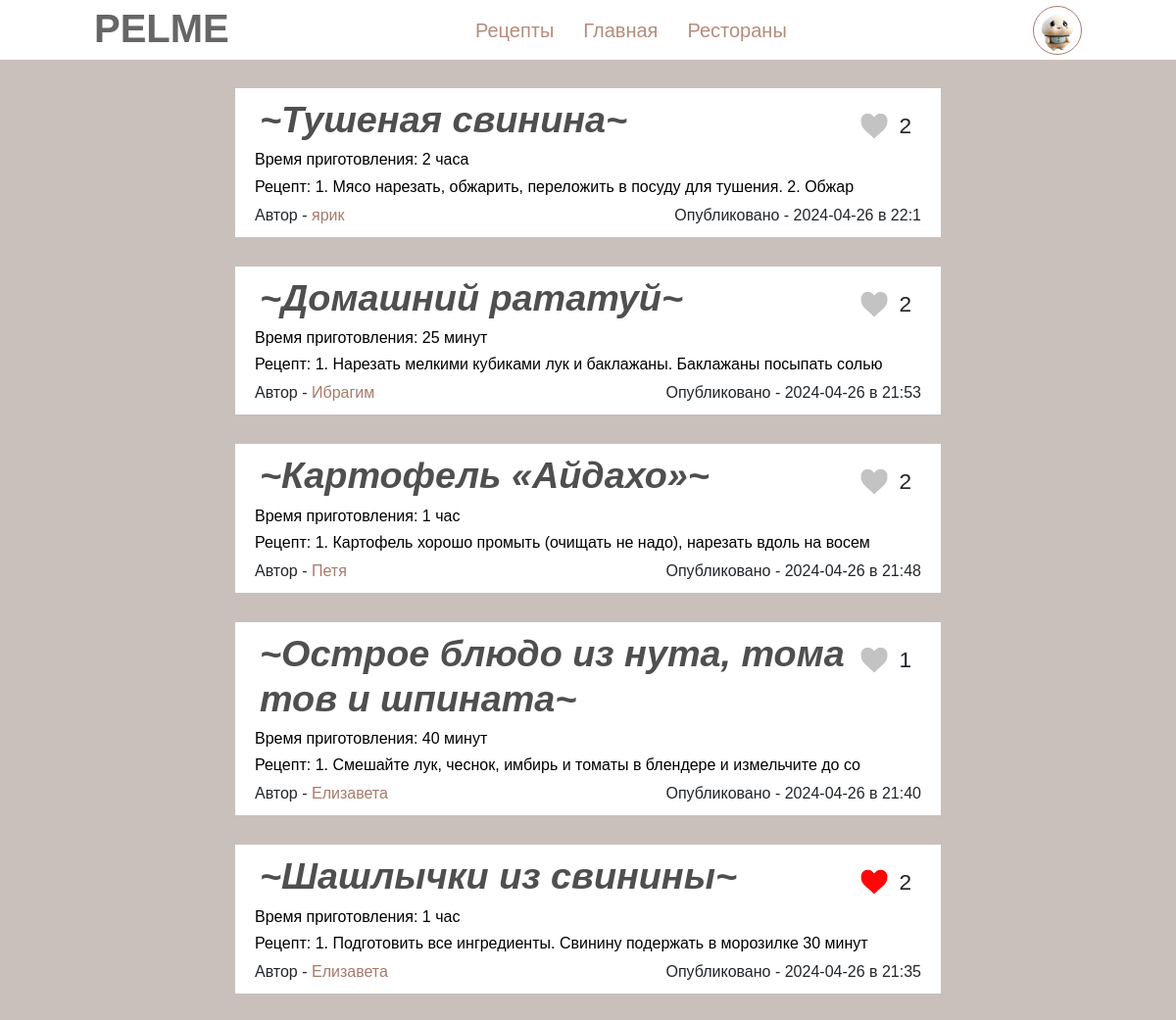
The page /recipes (signed in) on the database its author committed.
### data/users.py (models this page shows, shortened)
class User(SqlAlchemyBase, UserMixin):
    __tablename__ = 'users'
    id = sqlalchemy.Column(sqlalchemy.Integer, primary_key=True, autoincrement=True)
    name = sqlalchemy.Column(sqlalchemy.String, nullable=True)
    surname = sqlalchemy.Column(sqlalchemy.String, nullable=True)
    avatar = sqlalchemy.Column(sqlalchemy.String, nullable=True)
    email = sqlalchemy.Column(sqlalchemy.String, unique=True, nullable=True)
    level = sqlalchemy.Column(sqlalchemy.String, nullable=True)
    liked_recipes = sqlalchemy.Column(sqlalchemy.String, nullable=True)
    hashed_password = sqlalchemy.Column(sqlalchemy.String, nullable=True)
    modified_date = sqlalchemy.Column(sqlalchemy.DateTime, default=datetime.datetime.now)
    recipes = orm.relationship("Recipes", back_populates='user')

### data/recipes.py (models this page shows)
class Recipes(SqlAlchemyBase):
    __tablename__ = 'recipes'
    id = sqlalchemy.Column(sqlalchemy.Integer, primary_key=True, autoincrement=True)
    name = sqlalchemy.Column(sqlalchemy.String, nullable=True)
    text = sqlalchemy.Column(sqlalchemy.String, nullable=True)
    ingredients = sqlalchemy.Column(sqlalchemy.String, nullable=True)
    time = sqlalchemy.Column(sqlalchemy.String, nullable=True)
    photo = sqlalchemy.Column(sqlalchemy.String, nullable=True)
    count_likes = sqlalchemy.Column(sqlalchemy.String, nullable=True)
    users_likes = sqlalchemy.Column(sqlalchemy.String, nullable=True)
    modified_date = sqlalchemy.Column(sqlalchemy.DateTime, default=datetime.datetime.now)
    is_private = sqlalchemy.Column(sqlalchemy.Boolean, default=True)
    user_id = sqlalchemy.Column(sqlalchemy.Integer, sqlalchemy.ForeignKey("users.id"))
    user = orm.relationship('User')

### main.py (the view)
@app.route('/recipes')  # страница со всеми рецептами (сюда можно и неавторизированным пользователям)
def all_recipes():
    db_sess = db_session.create_session()
    recipes = db_sess.query(Recipes).filter(Recipes.is_private != True).order_by(Recipes.modified_date.desc()).all()
    list_liked_recipes = []
    if current_user.is_authenticated:  # а если все таки пользователь вошел, то показываем ему, что он лайкал
        list_liked_recipes = [int(i) for i in current_user.liked_recipes.split(',') if i != '']
    return render_template('recipes.html', title='Рецепты', recipes=recipes,
                           list_recipes=list_liked_recipes, db_sess=db_sess, user=User)

### data/db_session.py (called while the page is built)
def create_session() -> Session:
    global __factory
    return __factory()

### main.py (called while the page is built)
@login_manager.user_loader
def load_user(user_id):
    db_sess = db_session.create_session()
    return db_sess.query(User).get(user_id)

### templates/recipes.html (shortened to what this page needs)
{% extends "base.html" %}
{% block content %}
<link rel="stylesheet" href="static/css/recipes.css">
    <div class="cols">
        {% if current_user.is_authenticated and add_recipes %}
            <div class="title-button">
                <h1 class="title-my-recipes">Ваши рецепты</h1>
                <button class="btn-add-rec" type="button" onclick="location.href='create_recipes'">Добавить свой
                    рецепт</button>
            </div>
        {% else %}
            <div class="empty"></div>
        {% endif %}
        {% if recipes %}
            {% for item in recipes %}
                <div class="one-recipe">
                    <form class="form-btn" id="likes" action="/change_likes" method="post">
                        <div class="in-line">
                            <h1 class="name">~{{ item.name }}~</h1>
                            <div class="likes-inline">
                                {% if item.id in list_recipes %}
                                <button class="photo-btn-like"><img src="/static/images/red_heart.png"></button>
                                {% else %}
                                <button class="photo-btn-like"><img src="/static/images/grey_heart.png"></button>
                                {% endif %}
                                <div class="likes">{{ item.count_likes }}</div>
                            </div>
                        </div>
                    </form>
                    <form class="form-btn" id="reading" action="read_recipe/{{ item.id }}" method="post">
                        <button class="btn-read" type="submit"  name="submit" class="col">
                            <div class="fields">
                                <h6 class="time">Время приготовления: {{ item.time }}</h6>
                                <h6 class="recipe">Рецепт: {{ item.text[:70] }}</h6>
                            </div>
                        </button>
                    </form>
                    <form class="form-author" id="show-profile" action="profile_user_recipe/{{ item.user_id }}" method="post">
                        <div class="author-date">
                            <div class="author">Автор - <button class="link" type="submit" >{{ item.user.name }}</button></div>
                            <div class="date">
                                Опубликовано - {{ item.modified_date.date() }} в {{ item.modified_date.hour }}:{{ item.modified_date.minute }}
                            </div>
                        </div>
                    </form>
                </div>
            {% endfor %}
        {% else %}
            <h5 class="not-recipes"> Пусто :( </h5>
        {% endif %}
    </div>
{% endblock %}

### templates/base.html (shortened to what this page needs)
<!doctype html>
<html lang="en">
<head>
    <link rel="stylesheet"
          href="https://stackpath.bootstrapcdn.com/bootstrap/4.4.1/css/bootstrap.min.css"
>
    <link rel="stylesheet" href="/static/css/base.css">
</head>
<body>
    <header>
      <h1 class="logo">PELME</h1>
     <nav>
         <ul>
             <li><a href="/recipes">Рецепты</a></li>
             <li><a href="/">Главная</a></li>
             <li><a href="/restaurants">Рестораны</a></li>
         </ul>
     </nav>
    {% if current_user.is_authenticated %}
     <div class="avatar">
      <li><img class="img-avatar" src="{{ '/' + current_user.avatar }}">
      </li>
     </div>
   {% else %}
    <div class="buttons">
        <button class="btn-regist" type="button" onclick="location.href='regist'">Регистрация</button>
        <button class="btn-come" type="button" onclick="location.href='login'">Войти</button>
    </div>
   {% endif %}
   </header>
<main>
    {% block content %}{% endblock %}
</main>
</body>
</html>

### static/css/base.css (style rules this page uses)
* { margin: 0; padding: 0; box-sizing: border-box; font-family: sans-serif; list-style: none; text-decoration: none; }
body { background-color: #696969; }
header { background-color: #ffffff; position: fixed; top: 0; left: 0; right: 0; display: flex; justify-content: space-between; align-items: center; padding: 0 8%; z-index: 10; }
header .logo { margin-top: 5px; background-color: #ffffff; font-size: 40px; font-weight: 900; color: #666666; transition: .5s; }
header nav ul li { background-color: #ffffff; position: relative; float: left; top: 0; }
header nav ul li a { padding: 15px; color: #b58c7d; font-size: 20px; display: block; }
.avatar { background-color: #ffffff; width: 50px; height: 50px; }
.img-avatar { background-color: #ffffff; width: 100%; height: 100%; border-radius: 70px; border: 1.5px solid #a67b6a; }
nav { background-color: #ffffff; }
div li { background-color: #ffffff; }

### static/css/recipes.css (style rules this page uses)
body { background-color: #c9c0bb; }
.cols { width: 60%; margin: 0 auto; }
.one-recipe { background-color: #ffffff; margin-bottom: 30px; }
.in-line { background-color: #ffffff; display: flex; justify-content: space-between; }
.name { background-color: #ffffff; color: #4f4f4f; margin-left: 25px; margin-top: 10px; font-weight: 550; font-size: 1cm; font-style: italic; max-width: 85%; word-break: break-all; }
.form-btn { background-color: #ffffff; }
.likes { background-color: #ffffff; }
.empty { height: 90px; }
.btn-read { background-color: #ffffff; width: 100%; outline: none; border: none; }
.fields { background-color: #ffffff; }
.time, .recipe, .date { background-color: #ffffff; text-align: left; margin-left: 20px; margin-right: 20px; word-break: break-all; }
.author { position: relative; background-color: #ffffff; margin-left: 20px; margin-right: 20px; margin-bottom: 10px; }
.author-date { background-color: #ffffff; display: flex; justify-content: space-between; }
.photo-btn-like { background-color: #ffffff; outline: none; border: none; width: 30px; height: 30px; }
.likes { position: relative; background-color: #ffffff; font-size: 0.6cm; top: -2px; left: -10px; }
.photo-btn-like img { background-color: #ffffff; margin-left: -40px; width: 100%; height: 100%; }
.likes-inline { background-color: #ffffff; display: flex; justify-content: space-between; margin-right: 20px; margin-top: 23px; }
.link { background-color: #ffffff; outline: 0; border: 0; color: #a67b6a; }

### rows shown on the page
User: avatar (picture)
Recipes: name "Тушеная свинина", count_likes "2", time "2 часа", text "1. Мясо нарезать, обжарить, переложить в посуду для тушения. 2. Обжар", user.name "ярик", modified_date "2024-04-26", modified_date.hour "22", modified_date.minute "1"
Recipes: name "Домашний рататуй", count_likes "2", time "25 минут", text "1. Нарезать мелкими кубиками лук и баклажаны. Баклажаны посыпать солью", user.name "Ибрагим", modified_date "2024-04-26", modified_date.hour "21", modified_date.minute "53"
Recipes: name "Картофель «Айдахо»", count_likes "2", time "1 час", text "1. Картофель хорошо промыть (очищать не надо), нарезать вдоль на восем", user.name "Петя", modified_date "2024-04-26", modified_date.hour "21", modified_date.minute "48"
Recipes: name "Острое блюдо из нута, томатов и шпината", count_likes "1", time "40 минут", text "1. Смешайте лук, чеснок, имбирь и томаты в блендере и измельчите до со", user.name "Елизавета", modified_date "2024-04-26", modified_date.hour "21", modified_date.minute "40"
Recipes: name "Шашлычки из свинины", count_likes "2", time "1 час", text "1. Подготовить все ингредиенты. Свинину подержать в морозилке 30 минут", user.name "Елизавета", modified_date "2024-04-26", modified_date.hour "21", modified_date.minute "35"
